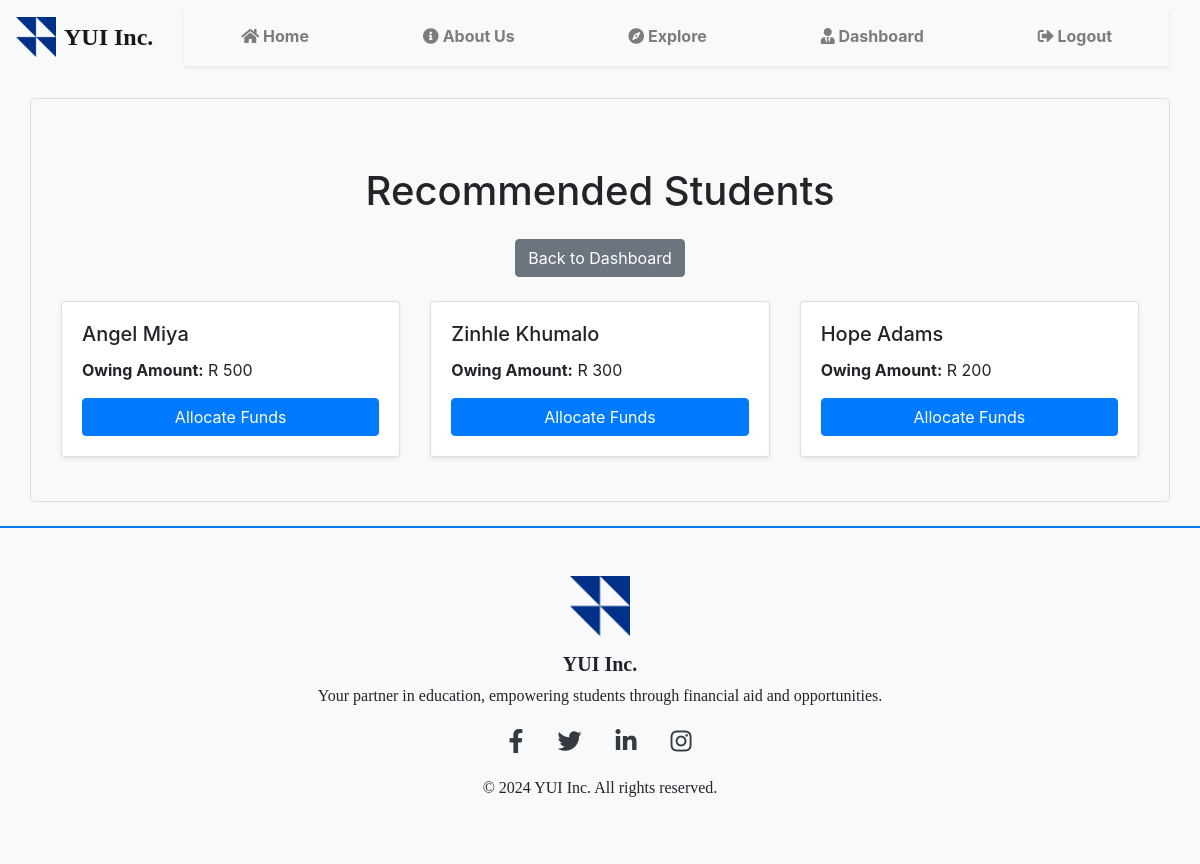
Page /donor_dashboard/match_students (signed in) on the earlier database version.
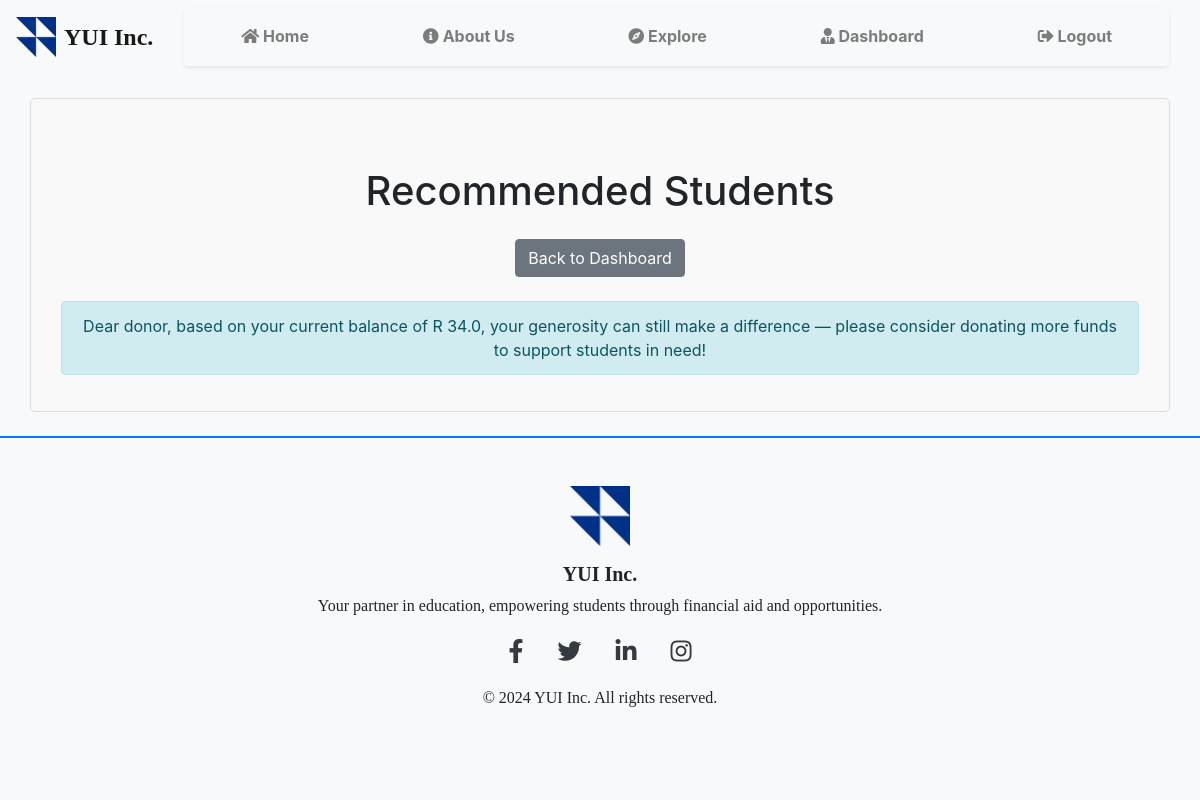
Same page on the later database version.
### models/models.py (models this page shows)
class Student(db.Model):
    __tablename__ = 'student'
    student_code = db.Column(db.Integer, primary_key=True)
    student_id_number = db.Column(db.String(20), nullable=False, unique=True)
    student_name = db.Column(db.String(50), nullable=False)
    student_surname = db.Column(db.String(50), nullable=False)
    student_date_of_birth = db.Column(db.Date, nullable=False)
    student_race = db.Column(db.String(20), nullable=True)
    student_nationality = db.Column(db.String(50), nullable=False)
    student_phone_number = db.Column(db.String(20), nullable=True)
    student_email = db.Column(db.String(50), nullable=False)
    student_physical_address = db.Column(db.String(100), nullable=True)
    student_highest_grade = db.Column(db.String(20), nullable=True)
    student_financial_status = db.Column(db.String(20), nullable=True)
    disability = db.Column(db.String(10), nullable=True)
    owing_amount = db.Column(db.Integer, nullable=False)
    criminal_record = db.Column(db.String(10), nullable=True)
    age = db.Column(db.Integer, nullable=False)
    course_code = db.Column(db.Integer, db.ForeignKey('course.course_id'))
    user_id = db.Column(db.Integer, db.ForeignKey('user.id'))  # Foreign key to User
    financial_aid = db.relationship('FinancialAid', backref='student', cascade='all, delete-orphan', lazy='joined')
    courses = db.relationship('Course', secondary='take', back_populates='students', lazy='dynamic')

class Donor(db.Model):
    __tablename__ = 'donor'
    donor_code = db.Column(db.Integer, primary_key=True)
    donor_id_number = db.Column(db.String(20), nullable=False, unique=True)
    donor_name = db.Column(db.String(50), nullable=False)
    donor_surname = db.Column(db.String(50), nullable=False)
    donor_email = db.Column(db.String(50), nullable=False)
    donor_phone_number = db.Column(db.String(20), nullable=True)
    donor_organization = db.Column(db.String(100), nullable=True)
    balance = db.Column(db.Float, default=0)
    user_id = db.Column(db.Integer, db.ForeignKey('user.id'))  # Foreign key to User
    payments = db.relationship('Payment', backref='donor', cascade='all, delete-orphan', lazy='joined')
    certificates = db.relationship('Certificate', backref='donor', cascade='all, delete-orphan', lazy='joined')

### app.py (the view)
@app.route('/donor_dashboard/match_students', methods=['GET'])
@login_required
def match_students():
    if current_user.role != 'donor':
        return redirect(url_for('home'))  # Redirect if not a donor
    donor = Donor.query.filter_by(user_id=current_user.id).first()
    if not donor:
        flash('Donor account not found.', 'danger')
        return redirect(url_for('dashboard'))
    recommended_students = get_recommended_students(donor.balance)
    if not recommended_students:
        flash('There are no students awaiting funding at this time.', 'info')
    return render_template('match_students.html', students=recommended_students, donor=donor)

### app.py (called while the page is built)
@login_manager.user_loader
def load_user(user_id):
    return User.query.get(int(user_id))

def get_recommended_students(donor_balance):
    students = Student.query.join(FinancialAid).filter(
        FinancialAid.application_status == 'awaiting funding',
        Student.owing_amount <= donor_balance
    ).all()
    return students

### templates/match_students.html (shortened to what this page needs)
{% extends 'base.html' %}
{% block content %}
    <div class="container mt-5">
        <h1 class="text-center mb-4">Recommended Students</h1>
        <div class="text-center mb-4">
            <a href="{{ url_for('dashboard') }}" class="btn btn-secondary">Back to Dashboard</a>
        </div>
        {% if students %}
            <div class="row">
                {% for student in students %}
                    <div class="col-md-4 mb-4">
                        <div class="card shadow-sm h-100 hover-card">
                            <div class="card-body">
                                <h5 class="card-title">
                                    {{ student.student_name }} {{ student.student_surname }}
                                </h5>
                                <p class="card-text">
                                    <strong>Owing Amount:</strong> R {{ student.owing_amount }}
                                </p>
                                <form action="{{ url_for('allocate_funds', student_id=student.student_code) }}" method="POST">
                                    <button type="submit" class="btn btn-primary w-100">Allocate Funds</button>
                                </form>
                            </div>
                        </div>
                    </div>
                {% endfor %}
            </div>
        {% else %}
            <div class="alert alert-info text-center" role="alert">
                Dear donor, based on your current balance of R {{ donor.balance }},
                your generosity can still make a difference — please consider donating more funds to support students in need!
            </div>
        {% endif %}
    </div>
{% endblock %}

Differences in the rows shown:
no longer on this page (row unchanged): Student: student_name "Angel", student_surname "Miya", owing_amount "500"
no longer on this page (row unchanged): Student: student_name "Zinhle", student_surname "Khumalo", owing_amount "300"
no longer on this page (row unchanged): Student: student_name "Hope", student_surname "Adams", owing_amount "200"
now on this page (row edited): Donor: balance "34.0"
Other differences:
text now shown: "Dear donor, based on your current balance of R , your generosity can still make a difference — please consider donating more funds to support students in need!"
